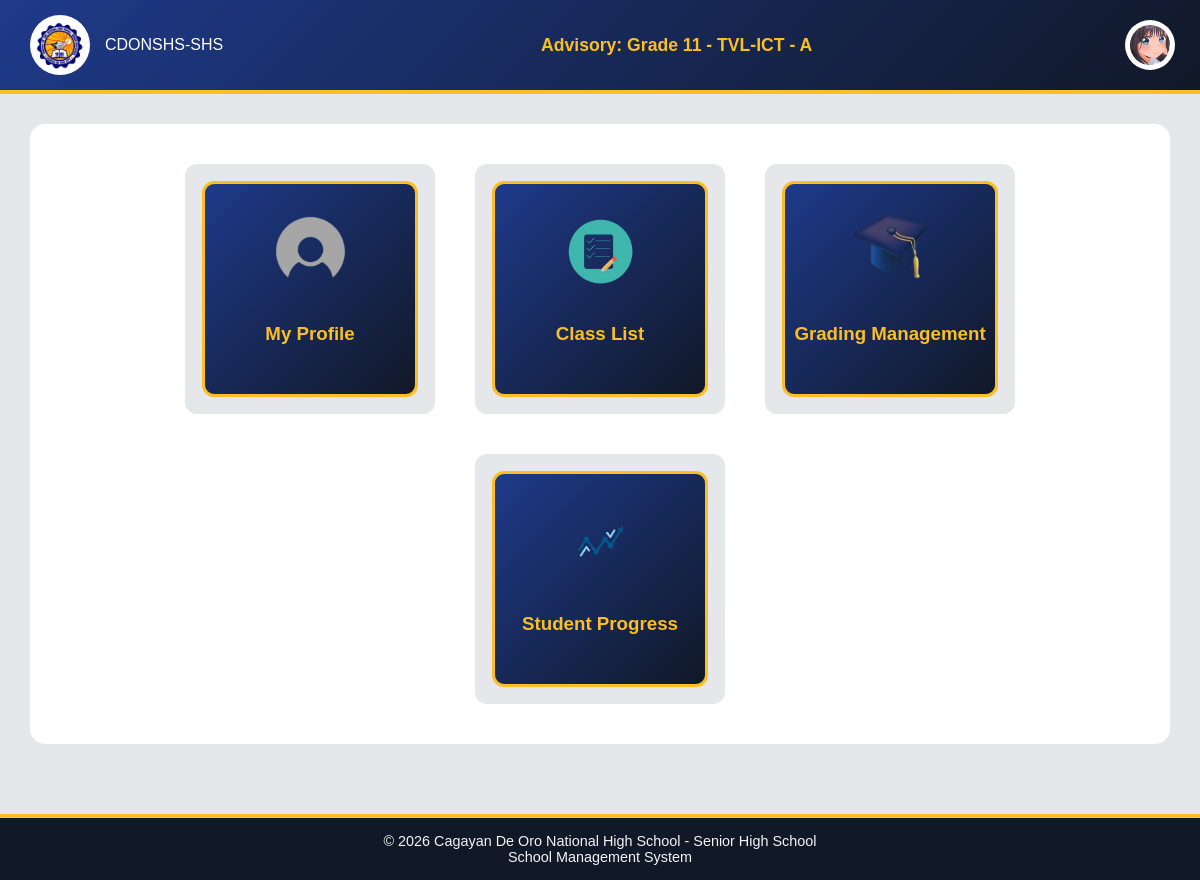
The app's page /Website_Files/Teacher_Files/home.php (signed in) with its own data.
### tables this page shows
CREATE TABLE `teacher_advisory` (
  `teacher_advisory_id` int(11) NOT NULL,
  `teacher_id` int(10) NOT NULL,
  `strand_id` int(11) NOT NULL,
  `grade_level` int(2) NOT NULL,
  `section_id` int(11) NOT NULL
);

CREATE TABLE `strands` (
  `strand_id` int(11) NOT NULL,
  `strand_name` varchar(30) NOT NULL
);

CREATE TABLE `section` (
  `section_id` int(11) NOT NULL,
  `section_name` varchar(30) NOT NULL,
  `grade_level` int(2) NOT NULL,
  `strand_id` int(11) NOT NULL
);

CREATE TABLE `users` (
  `user_id` int(11) NOT NULL,
  `school_id` int(11) NOT NULL,
  `username` varchar(50) NOT NULL,
  `password` varchar(255) NOT NULL,
  `role_id` int(11) NOT NULL,
  `status` enum('Active','Inactive') DEFAULT 'Active',
  `first_login` tinyint(1) DEFAULT 1
);

CREATE TABLE `teacher_applications` (
  `teacher_application_id` int(11) NOT NULL,
  `first_name` varchar(100) NOT NULL,
  `last_name` varchar(100) NOT NULL,
  `middle_name` varchar(100) DEFAULT NULL,
  `extension_name` varchar(20) DEFAULT NULL,
  `date_of_birth` date NOT NULL,
  `gender` enum('male','female','other') NOT NULL,
  `civil_status` enum('single','married','divorced','widowed') NOT NULL,
  `contact_number` varchar(20) NOT NULL,
  `email` varchar(150) NOT NULL,
  `facebook_profile` varchar(255) DEFAULT NULL,
  `house_number_street` varchar(255) NOT NULL,
  `barangay` varchar(100) NOT NULL,
  `city_municipality` varchar(100) NOT NULL,
  `province` varchar(100) NOT NULL,
  `current_school` varchar(255) NOT NULL,
  `highest_education` enum('Bachelors','Masters','Doctorate','Other') NOT NULL,
  `specialization` varchar(255) NOT NULL,
  `application_status` enum('Pending','Approved','Rejected') DEFAULT 'Pending',
  `remarks` text DEFAULT NULL,
  `date_submitted` timestamp NOT NULL DEFAULT current_timestamp(),
  `resume_cv` varchar(255) DEFAULT NULL,
  `prc_id_copy` varchar(255) DEFAULT NULL,
  `certificates` varchar(255) DEFAULT NULL,
  `other_documents` varchar(255) DEFAULT NULL,
  `profile_image` varchar(255) DEFAULT NULL
);

### Back_End_Files/PHP_Files/get_teacher_advisory.php (called while the page is built, shortened)
<?php
include "../../DB_Connection/Connection.php";
$getTeacher = $connection->prepare("
    SELECT t.teacher_id
    FROM teachers t
    WHERE t.school_id = ?
");
$getTeacher->bind_param("i", $_SESSION['school_id']);
$getTeacher->execute();
$teacherResult = $getTeacher->get_result()->fetch_assoc();
if ($teacherResult) {
    $teacher_id = $teacherResult['teacher_id'];
    $getAdvisory = $connection->prepare("
        SELECT
            ta.grade_level,
            s.strand_name,
            sec.section_name
        FROM teacher_advisory ta
        JOIN strands s ON ta.strand_id = s.strand_id
        JOIN section sec ON ta.section_id = sec.section_id
        WHERE ta.teacher_id = ?
        LIMIT 1
    ");
    $getAdvisory->bind_param("i", $teacher_id);
    $getAdvisory->execute();
    $advisory = $getAdvisory->get_result()->fetch_assoc();
    if ($advisory) {
        $advisoryText =
            "Grade " . $advisory['grade_level'] .
            " - " . $advisory['strand_name'] .
            " - " . $advisory['section_name'];
    }
}
?>

### Website_Files/Teacher_Files/home.php (the view, shortened to what this page needs)
<?php
include "../../DB_Connection/Connection.php";
$stmt = $connection->prepare("
    SELECT u.*, ta.profile_image
    FROM users u
    INNER JOIN teachers s ON s.user_id = u.user_id
    INNER JOIN teacher_applications ta ON s.application_id = ta.teacher_application_id
    WHERE u.user_id = ? AND u.school_id = ? AND u.role_id = 3
");
$stmt->bind_param("ii", $_SESSION['user_id'], $_SESSION['school_id']);
$stmt->execute();
$result = $stmt->get_result();
$user = $result->fetch_assoc();
$profileImagePath = !empty($user['profile_image'])
    ? "../../uploads/" . htmlspecialchars($user['profile_image'])
    : "../../Assets/profile_button.png";
?>
<!DOCTYPE html>
<html lang="en">
<head>
    <link rel="stylesheet" href="../../Design/main_design.css">
     <link rel="stylesheet" href="../../Design/profile_dropdown.css">
     <link rel="stylesheet" href="../../Design/dashboard_design.css">
</head>
<body>
    <div class="header">
    <div class="left">
        <img src="../../Assets/LOGO.png" alt="CDONSHS Logo">
        <span>CDONSHS-SHS</span>
    </div>
    <?php include "../../Back_End_Files/PHP_Files/get_teacher_advisory.php"; ?>
    <div class="center">
        Advisory: <?php echo htmlspecialchars($advisoryText); ?>
    </div>
    <div class="right">
       <button class="profile-btn" type="button">
         <img src="<?php echo $profileImagePath; ?>">
     </button>
    </div>
    </div>
    <div class="dashboard">
  <div class="dashboard-box">
    <div class="dashboard-wrapper">
    <div class="dashboard-container">
        <a href="profile_page.php" class="dashboard-card">
            <img src="../../Assets/profile_button.png">
            <h3>My Profile</h3>
        </a>
    </div>
    <div class="dashboard-container">
        <a href="class_list.php" class="dashboard-card">
            <img src="../../Assets/class_list_button.png">
            <h3>Class List</h3>
        </a>
    </div>
    <div class="dashboard-container">
        <a href="grading_page.php" class="dashboard-card">
            <img src="../../Assets/grades_button.png">
            <h3>Grading Management</h3>
        </a>
    </div>
    <div class="dashboard-container">
        <a href="#" class="dashboard-card">
            <img src="../../Assets/progress_button.png">
            <h3>Student Progress</h3>
        </a>
    </div>
</div>
</div>
  </div>
    <div class="footer">
    © 2026 Cagayan De Oro National High School - Senior High School
    <br>
    School Management System
    </div>
</body>
</html>

### Design/main_design.css (style rules this page uses)
body { margin: 0; font-family: Arial, sans-serif; background: #f3f4f6; color: #111827; }
.header { background: linear-gradient(135deg, #1e3a8a, #111827); color: white; padding: 15px 30px; display: flex; align-items: center; justify-content: space-between; border-bottom: 4px solid #fbbf24; }
.header .left, .header .right { display: flex; align-items: center; gap: 15px; }
.header img { width: 50px; height: 50px; border-radius: 50%; background: #fff; padding: 5px; }
.header .center { text-align: center; flex: 1; font-weight: bold; font-size: 1.1em; color: #fbbf24; }
.footer { background: #111827; color: #f3f4f6; text-align: center; padding: 15px; border-top: 4px solid #fbbf24; font-size: 0.9em; }

### Design/profile_dropdown.css (style rules this page uses)
.profile-btn { background: none; border: none; padding: 0; margin: 0; width: 40px; height: 40px; cursor: pointer; display: flex; align-items: center; justify-content: center; }
.profile-btn img { width: 100%; height: 100%; object-fit: contain; }

### Design/dashboard_design.css (style rules this page uses)
.dashboard { padding: 30px; background: #e5e7eb; min-height: calc(100vh - 140px); }
.dashboard-box { background: #ffffff; border-radius: 15px; padding: 40px; max-width: 1100px; margin: auto; }
.dashboard-wrapper { display: flex; justify-content: center; gap: 40px; flex-wrap: wrap; }
.dashboard-container { width: 250px; height: 250px; background: #e5e7eb; border-radius: 12px; display: flex; justify-content: center; align-items: center; }
.dashboard-card { width: 210px; height: 210px; background: linear-gradient(135deg, #1e3a8a, #111827); border-radius: 12px; border: 3px solid #fbbf24; display: flex; flex-direction: column; align-items: center; justify-content: center; text-decoration: none; color: white; transition: 0.3s ease; }
.dashboard-card img { width: 75px; height: 75px; margin-bottom: 15px; }
.dashboard-card h3 { color: #fbbf24; }

### records on screen
teacher_advisory: grade_level.section_name "Grade 11 - TVL-ICT - A"
users: teacher_applications.profile_image (picture)
